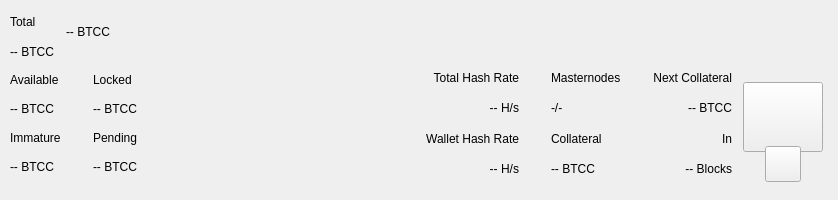
<?xml version="1.0" encoding="UTF-8"?>
<ui version="4.0">
 <class>TopBar</class>
 <widget class="QWidget" name="TopBar">
  <property name="geometry">
   <rect>
    <x>0</x>
    <y>0</y>
    <width>838</width>
    <height>200</height>
   </rect>
  </property>
  <property name="minimumSize">
   <size>
    <width>0</width>
    <height>200</height>
   </size>
  </property>
  <property name="maximumSize">
   <size>
    <width>16777215</width>
    <height>200</height>
   </size>
  </property>
  <property name="windowTitle">
   <string>Form</string>
  </property>
  <layout class="QVBoxLayout" name="verticalLayout_10" stretch="0">
   <property name="spacing">
    <number>0</number>
   </property>
   <property name="leftMargin">
    <number>0</number>
   </property>
   <property name="topMargin">
    <number>0</number>
   </property>
   <property name="rightMargin">
    <number>0</number>
   </property>
   <property name="bottomMargin">
    <number>0</number>
   </property>
   <item>
    <widget class="PFBorderImage" name="containerTop">
     <layout class="QVBoxLayout" name="verticalLayout_11">
      <property name="spacing">
       <number>0</number>
      </property>
      <property name="leftMargin">
       <number>0</number>
      </property>
      <property name="topMargin">
       <number>0</number>
      </property>
      <property name="rightMargin">
       <number>0</number>
      </property>
      <property name="bottomMargin">
       <number>0</number>
      </property>
      <item>
       <widget class="QWidget" name="top_container_2" native="true">
        <property name="minimumSize">
         <size>
          <width>0</width>
          <height>65</height>
         </size>
        </property>
        <layout class="QHBoxLayout" name="top_container">
         <property name="spacing">
          <number>0</number>
         </property>
         <property name="leftMargin">
          <number>10</number>
         </property>
         <property name="topMargin">
          <number>0</number>
         </property>
         <property name="rightMargin">
          <number>10</number>
         </property>
         <property name="bottomMargin">
          <number>0</number>
         </property>
         <item>
          <layout class="QHBoxLayout" name="horizontalLayout_4">
           <property name="spacing">
            <number>12</number>
           </property>
           <property name="rightMargin">
            <number>0</number>
           </property>
           <item>
            <widget class="QWidget" name="widgetAmount" native="true">
             <layout class="QVBoxLayout" name="verticalLayout_2">
              <property name="spacing">
               <number>2</number>
              </property>
              <property name="leftMargin">
               <number>0</number>
              </property>
              <property name="topMargin">
               <number>8</number>
              </property>
              <property name="rightMargin">
               <number>0</number>
              </property>
              <property name="bottomMargin">
               <number>0</number>
              </property>
              <item>
               <widget class="QLabel" name="labelTitle1">
                <property name="text">
                 <string>Total</string>
                </property>
               </widget>
              </item>
              <item>
               <widget class="PrivateQLabel" name="labelAmountPiv">
                <property name="text">
                 <string notr="true">-- BTCC</string>
                </property>
               </widget>
              </item>
             </layout>
            </widget>
           </item>
           <item alignment="Qt::AlignVCenter">
            <widget class="QWidget" name="widgetTopAmount" native="true">
             <property name="sizePolicy">
              <sizepolicy hsizetype="Preferred" vsizetype="Maximum">
               <horstretch>0</horstretch>
               <verstretch>0</verstretch>
              </sizepolicy>
             </property>
             <layout class="QHBoxLayout" name="horizontalLayout_5">
              <property name="spacing">
               <number>0</number>
              </property>
              <property name="leftMargin">
               <number>0</number>
              </property>
              <property name="topMargin">
               <number>0</number>
              </property>
              <property name="rightMargin">
               <number>0</number>
              </property>
              <property name="bottomMargin">
               <number>0</number>
              </property>
              <item alignment="Qt::AlignTop">
               <widget class="PrivateQLabel" name="labelAmountTopPiv">
                <property name="minimumSize">
                 <size>
                  <width>0</width>
                  <height>36</height>
                 </size>
                </property>
                <property name="styleSheet">
                 <string notr="true">padding:0px;margin:0px;</string>
                </property>
                <property name="text">
                 <string notr="true">-- BTCC</string>
                </property>
               </widget>
              </item>
             </layout>
            </widget>
           </item>
           <item>
            <spacer name="horizontalSpacer">
             <property name="orientation">
              <enum>Qt::Horizontal</enum>
             </property>
             <property name="sizeHint" stdset="0">
              <size>
               <width>40</width>
               <height>20</height>
              </size>
             </property>
            </spacer>
           </item>
           <item alignment="Qt::AlignRight">
            <widget class="QWidget" name="layoutSync" native="true">
             <property name="minimumSize">
              <size>
               <width>0</width>
               <height>36</height>
              </size>
             </property>
             <property name="maximumSize">
              <size>
               <width>16777215</width>
               <height>36</height>
              </size>
             </property>
             <layout class="QVBoxLayout" name="verticalLayout_9">
              <property name="leftMargin">
               <number>0</number>
              </property>
              <property name="topMargin">
               <number>0</number>
              </property>
              <property name="rightMargin">
               <number>0</number>
              </property>
              <property name="bottomMargin">
               <number>0</number>
              </property>
              <item>
               <widget class="ExpandableButton" name="pushButtonSync" native="true">
                <property name="minimumSize">
                 <size>
                  <width>36</width>
                  <height>36</height>
                 </size>
                </property>
                <property name="maximumSize">
                 <size>
                  <width>16777215</width>
                  <height>36</height>
                 </size>
                </property>
               </widget>
              </item>
             </layout>
            </widget>
           </item>
           <item>
            <widget class="ExpandableButton" name="pushButtonHDUpgrade" native="true">
             <property name="minimumSize">
              <size>
               <width>36</width>
               <height>36</height>
              </size>
             </property>
             <property name="maximumSize">
              <size>
               <width>16777215</width>
               <height>36</height>
              </size>
             </property>
            </widget>
           </item>
           <item>
            <widget class="ExpandableButton" name="pushButtonStack" native="true">
             <property name="minimumSize">
              <size>
               <width>36</width>
               <height>36</height>
              </size>
             </property>
             <property name="maximumSize">
              <size>
               <width>16777215</width>
               <height>36</height>
              </size>
             </property>
            </widget>
           </item>
           <item>
            <widget class="ExpandableButton" name="pushButtonConf" native="true">
             <property name="minimumSize">
              <size>
               <width>36</width>
               <height>36</height>
              </size>
             </property>
             <property name="maximumSize">
              <size>
               <width>16777215</width>
               <height>36</height>
              </size>
             </property>
            </widget>
           </item>
           <item>
            <widget class="ExpandableButton" name="pushButtonMasternodes" native="true">
             <property name="minimumSize">
              <size>
               <width>36</width>
               <height>36</height>
              </size>
             </property>
             <property name="maximumSize">
              <size>
               <width>16777215</width>
               <height>36</height>
              </size>
             </property>
            </widget>
           </item>
           <item>
            <widget class="ExpandableButton" name="pushButtonConsole" native="true">
             <property name="minimumSize">
              <size>
               <width>36</width>
               <height>36</height>
              </size>
             </property>
             <property name="maximumSize">
              <size>
               <width>16777215</width>
               <height>36</height>
              </size>
             </property>
            </widget>
           </item>
           <item>
            <widget class="ExpandableButton" name="pushButtonConnection" native="true">
             <property name="minimumSize">
              <size>
               <width>36</width>
               <height>36</height>
              </size>
             </property>
             <property name="maximumSize">
              <size>
               <width>16777215</width>
               <height>36</height>
              </size>
             </property>
            </widget>
           </item>
           <item>
            <widget class="ExpandableButton" name="pushButtonTor" native="true">
             <property name="minimumSize">
              <size>
               <width>36</width>
               <height>36</height>
              </size>
             </property>
             <property name="maximumSize">
              <size>
               <width>16777215</width>
               <height>36</height>
              </size>
             </property>
            </widget>
           </item>
           <item>
            <widget class="ExpandableButton" name="pushButtonLock" native="true">
             <property name="sizePolicy">
              <sizepolicy hsizetype="Expanding" vsizetype="Expanding">
               <horstretch>0</horstretch>
               <verstretch>0</verstretch>
              </sizepolicy>
             </property>
             <property name="minimumSize">
              <size>
               <width>36</width>
               <height>0</height>
              </size>
             </property>
             <property name="maximumSize">
              <size>
               <width>16777215</width>
               <height>36</height>
              </size>
             </property>
            </widget>
           </item>
           <item>
            <widget class="ExpandableButton" name="pushButtonTheme" native="true">
             <property name="minimumSize">
              <size>
               <width>36</width>
               <height>36</height>
              </size>
             </property>
             <property name="maximumSize">
              <size>
               <width>16777215</width>
               <height>36</height>
              </size>
             </property>
            </widget>
           </item>
           <item>
            <widget class="ExpandableButton" name="pushButtonFAQ" native="true">
             <property name="minimumSize">
              <size>
               <width>36</width>
               <height>36</height>
              </size>
             </property>
             <property name="maximumSize">
              <size>
               <width>16777215</width>
               <height>36</height>
              </size>
             </property>
            </widget>
           </item>
           <item>
            <widget class="ExpandableButton" name="pushButtonPrivacy" native="true">
             <property name="minimumSize">
              <size>
               <width>36</width>
               <height>36</height>
              </size>
             </property>
             <property name="maximumSize">
              <size>
               <width>16777215</width>
               <height>36</height>
              </size>
             </property>
            </widget>
           </item>
          </layout>
         </item>
        </layout>
       </widget>
      </item>
      <item>
       <widget class="QWidget" name="bottom_container" native="true">
        <property name="minimumSize">
         <size>
          <width>0</width>
          <height>135</height>
         </size>
        </property>
        <layout class="QHBoxLayout" name="botton_container">
         <property name="leftMargin">
          <number>10</number>
         </property>
         <property name="topMargin">
          <number>0</number>
         </property>
         <property name="rightMargin">
          <number>10</number>
         </property>
         <property name="bottomMargin">
          <number>10</number>
         </property>
         <item>
          <layout class="QHBoxLayout" name="horizontalLayout_3">
           <property name="spacing">
            <number>0</number>
           </property>
           <property name="bottomMargin">
            <number>9</number>
           </property>
           <item>
            <layout class="QVBoxLayout" name="verticalLayout_7">
             <property name="spacing">
              <number>0</number>
             </property>
             <property name="leftMargin">
              <number>0</number>
             </property>
             <property name="rightMargin">
              <number>0</number>
             </property>
             <item>
              <layout class="QHBoxLayout" name="horizontalLayout_2">
               <property name="spacing">
                <number>0</number>
               </property>
               <item>
                <layout class="QVBoxLayout" name="verticalLayout_6">
                 <item>
                  <widget class="QLabel" name="labelTitle5">
                   <property name="text">
                    <string>Available</string>
                   </property>
                  </widget>
                 </item>
                 <item>
                  <widget class="PrivateQLabel" name="labelAvailablePiv">
                   <property name="text">
                    <string>-- BTCC</string>
                   </property>
                  </widget>
                 </item>
                 <item>
                  <widget class="QLabel" name="labelTitle4">
                   <property name="text">
                    <string>Immature</string>
                   </property>
                  </widget>
                 </item>
                 <item>
                  <widget class="PrivateQLabel" name="labelImmaturePiv">
                   <property name="text">
                    <string notr="true">-- BTCC</string>
                   </property>
                  </widget>
                 </item>
                </layout>
               </item>
               <item>
                <layout class="QVBoxLayout" name="verticalLayout_8">
                 <property name="leftMargin">
                  <number>32</number>
                 </property>
                 <item>
                  <widget class="QLabel" name="labelTitle6">
                   <property name="text">
                    <string>Locked</string>
                   </property>
                  </widget>
                 </item>
                 <item>
                  <widget class="PrivateQLabel" name="labelLockedPiv">
                   <property name="text">
                    <string>-- BTCC</string>
                   </property>
                  </widget>
                 </item>
                 <item>
                  <widget class="QLabel" name="labelTitle3">
                   <property name="text">
                    <string>Pending</string>
                   </property>
                  </widget>
                 </item>
                 <item>
                  <widget class="PrivateQLabel" name="labelPendingPiv">
                   <property name="text">
                    <string notr="true">-- BTCC</string>
                   </property>
                  </widget>
                 </item>
                </layout>
               </item>
              </layout>
             </item>
            </layout>
           </item>
          </layout>
         </item>
         <item>
          <spacer name="horizontalSpacer_2">
           <property name="orientation">
            <enum>Qt::Horizontal</enum>
           </property>
           <property name="sizeHint" stdset="0">
            <size>
             <width>40</width>
             <height>20</height>
            </size>
           </property>
          </spacer>
         </item>
         <item>
          <layout class="QHBoxLayout" name="horizontalLayout_6">
           <property name="spacing">
            <number>0</number>
           </property>
           <property name="rightMargin">
            <number>0</number>
           </property>
           <property name="bottomMargin">
            <number>9</number>
           </property>
           <item>
            <widget class="QWidget" name="widgetStaking" native="true">
             <layout class="QVBoxLayout" name="verticalLayout_12">
              <property name="leftMargin">
               <number>32</number>
              </property>
              <property name="topMargin">
               <number>0</number>
              </property>
              <property name="rightMargin">
               <number>0</number>
              </property>
              <property name="bottomMargin">
               <number>0</number>
              </property>
              <item>
               <widget class="QLabel" name="labelNetworkHashRateTitle">
                <property name="text">
                 <string>Total Hash Rate</string>
                </property>
                <property name="textFormat">
                 <enum>Qt::AutoText</enum>
                </property>
                <property name="alignment">
                 <set>Qt::AlignRight|Qt::AlignTrailing|Qt::AlignVCenter</set>
                </property>
               </widget>
              </item>
              <item>
               <widget class="QLabel" name="labelNetworkHashRateValue">
                <property name="layoutDirection">
                 <enum>Qt::LeftToRight</enum>
                </property>
                <property name="text">
                 <string>-- H/s</string>
                </property>
                <property name="textFormat">
                 <enum>Qt::AutoText</enum>
                </property>
                <property name="alignment">
                 <set>Qt::AlignRight|Qt::AlignTrailing|Qt::AlignVCenter</set>
                </property>
               </widget>
              </item>
              <item>
               <widget class="QLabel" name="labelWalletHashRateTitle">
                <property name="text">
                 <string>Wallet Hash Rate</string>
                </property>
                <property name="textFormat">
                 <enum>Qt::AutoText</enum>
                </property>
                <property name="alignment">
                 <set>Qt::AlignRight|Qt::AlignTrailing|Qt::AlignVCenter</set>
                </property>
               </widget>
              </item>
              <item>
               <widget class="PrivateQLabel" name="labelWalletHashRateValue">
                <property name="text">
                 <string notr="true">-- H/s</string>
                </property>
                <property name="textFormat">
                 <enum>Qt::AutoText</enum>
                </property>
                <property name="alignment">
                 <set>Qt::AlignRight|Qt::AlignTrailing|Qt::AlignVCenter</set>
                </property>
               </widget>
              </item>
             </layout>
            </widget>
           </item>
           <item>
            <widget class="QWidget" name="widgetMasternodes" native="true">
             <layout class="QVBoxLayout">
              <property name="leftMargin">
               <number>32</number>
              </property>
              <property name="topMargin">
               <number>0</number>
              </property>
              <property name="rightMargin">
               <number>0</number>
              </property>
              <property name="bottomMargin">
               <number>0</number>
              </property>
              <item>
               <widget class="QLabel" name="labelMasternodesTitle">
                <property name="text">
                 <string>Masternodes</string>
                </property>
               </widget>
              </item>
              <item>
               <widget class="PrivateQLabel" name="labelMasternodeCount">
                <property name="text">
                 <string>-/-</string>
                </property>
               </widget>
              </item>
              <item>
               <widget class="QLabel" name="labelCollateralTitle">
                <property name="text">
                 <string>Collateral</string>
                </property>
               </widget>
              </item>
              <item>
               <widget class="QLabel" name="labelCollateralValue">
                <property name="text">
                 <string notr="true">-- BTCC</string>
                </property>
               </widget>
              </item>
             </layout>
            </widget>
           </item>
           <item>
            <widget class="QWidget" name="widgetNextCollateral" native="true">
             <layout class="QVBoxLayout" name="verticalLayout_12">
              <property name="leftMargin">
               <number>32</number>
              </property>
              <property name="topMargin">
               <number>0</number>
              </property>
              <property name="rightMargin">
               <number>0</number>
              </property>
              <property name="bottomMargin">
               <number>0</number>
              </property>
              <item>
               <widget class="QLabel" name="labelNextMasternodesTitle">
                <property name="text">
                 <string>Next Collateral</string>
                </property>
                <property name="textFormat">
                 <enum>Qt::AutoText</enum>
                </property>
                <property name="alignment">
                 <set>Qt::AlignRight|Qt::AlignTrailing|Qt::AlignVCenter</set>
                </property>
               </widget>
              </item>
              <item>
               <widget class="QLabel" name="labelNextCollateralValue">
                <property name="text">
                 <string>-- BTCC</string>
                </property>
                <property name="textFormat">
                 <enum>Qt::AutoText</enum>
                </property>
                <property name="alignment">
                 <set>Qt::AlignRight|Qt::AlignTrailing|Qt::AlignVCenter</set>
                </property>
               </widget>
              </item>
              <item>
               <widget class="QLabel" name="labelRemainingBlocks">
                <property name="text">
                 <string>In</string>
                </property>
                <property name="textFormat">
                 <enum>Qt::AutoText</enum>
                </property>
                <property name="alignment">
                 <set>Qt::AlignRight|Qt::AlignTrailing|Qt::AlignVCenter</set>
                </property>
               </widget>
              </item>
              <item>
               <widget class="QLabel" name="labelNextCollateralBlocks">
                <property name="text">
                 <string notr="true">-- Blocks</string>
                </property>
                <property name="textFormat">
                 <enum>Qt::AutoText</enum>
                </property>
                <property name="alignment">
                 <set>Qt::AlignRight|Qt::AlignTrailing|Qt::AlignVCenter</set>
                </property>
               </widget>
              </item>
             </layout>
            </widget>
           </item>
          </layout>
         </item>
         <item>
          <widget class="QWidget" name="qrContainer" native="true">
           <property name="sizePolicy">
            <sizepolicy hsizetype="Preferred" vsizetype="Minimum">
             <horstretch>0</horstretch>
             <verstretch>0</verstretch>
            </sizepolicy>
           </property>
           <property name="minimumSize">
            <size>
             <width>90</width>
             <height>110</height>
            </size>
           </property>
           <property name="maximumSize">
            <size>
             <width>90</width>
             <height>110</height>
            </size>
           </property>
           <layout class="QVBoxLayout" name="containerQR">
            <property name="spacing">
             <number>0</number>
            </property>
            <property name="leftMargin">
             <number>5</number>
            </property>
            <property name="topMargin">
             <number>10</number>
            </property>
            <property name="rightMargin">
             <number>5</number>
            </property>
            <property name="bottomMargin">
             <number>0</number>
            </property>
            <item>
             <widget class="QPushButton" name="btnQr">
              <property name="minimumSize">
               <size>
                <width>70</width>
                <height>70</height>
               </size>
              </property>
              <property name="maximumSize">
               <size>
                <width>16777215</width>
                <height>70</height>
               </size>
              </property>
              <property name="focusPolicy">
               <enum>Qt::NoFocus</enum>
              </property>
              <property name="text">
               <string/>
              </property>
              <property name="iconSize">
               <size>
                <width>70</width>
                <height>70</height>
               </size>
              </property>
             </widget>
            </item>
            <item>
             <spacer name="verticalSpacer">
              <property name="orientation">
               <enum>Qt::Vertical</enum>
              </property>
              <property name="sizeType">
               <enum>QSizePolicy::Fixed</enum>
              </property>
              <property name="sizeHint" stdset="0">
               <size>
                <width>20</width>
                <height>20</height>
               </size>
              </property>
             </spacer>
            </item>
            <item alignment="Qt::AlignHCenter|Qt::AlignBottom">
             <widget class="QPushButton" name="pushButtonQR">
              <property name="minimumSize">
               <size>
                <width>36</width>
                <height>36</height>
               </size>
              </property>
              <property name="maximumSize">
               <size>
                <width>36</width>
                <height>36</height>
               </size>
              </property>
              <property name="focusPolicy">
               <enum>Qt::NoFocus</enum>
              </property>
              <property name="text">
               <string/>
              </property>
             </widget>
            </item>
           </layout>
          </widget>
         </item>
        </layout>
       </widget>
      </item>
     </layout>
    </widget>
   </item>
  </layout>
 </widget>
 <customwidgets>
  <customwidget>
   <class>ExpandableButton</class>
   <extends>QWidget</extends>
   <header>qt/pivx/expandablebutton.h</header>
   <container>1</container>
  </customwidget>
  <customwidget>
   <class>PFBorderImage</class>
   <extends>QFrame</extends>
   <header>qt/pivx/pfborderimage.h</header>
   <container>1</container>
  </customwidget>
  <customwidget>
   <class>PrivateQLabel</class>
   <extends>QLabel</extends>
   <header>qt/pivx/privatelabel.h</header>
   <container>0</container>
  </customwidget>
 </customwidgets>
 <resources/>
 <connections/>
</ui>
